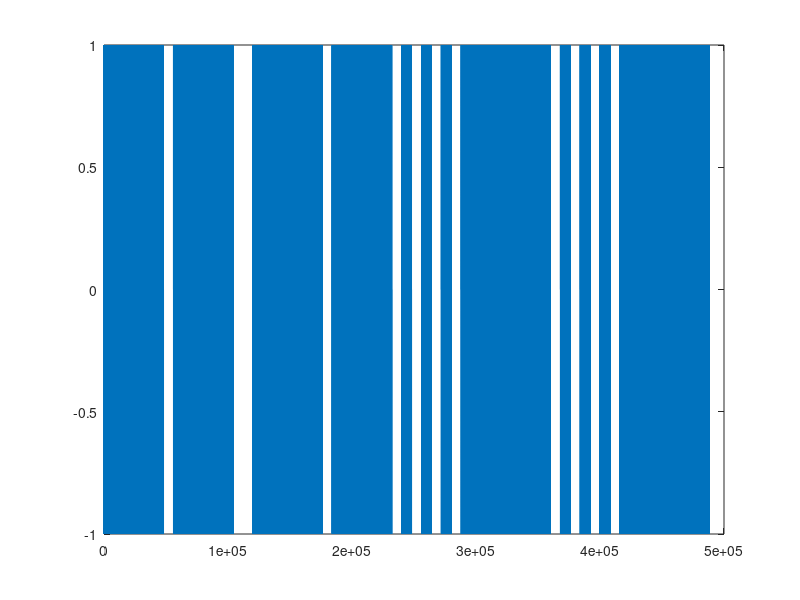

This figure's MATLAB source:
clear all
Fs=16000;
t=0:1/Fs:0.5;
c=sin(2*pi*262*t);
d=sin(2*pi*294*t);
e=sin(2*pi*330*t);
f=sin(2*pi*249*t);
g=sin(2*pi*392*t);
a=sin(2*pi*440*t);
b=sin(2*pi*494*t);
c1=sin(2*pi*523*t);
nol=[zeros(size(t))];
nada1=[c,e,c,e,f,g,nol,b,c1,b,c1,b,g,nol,nol];
nada2=[c,e,c,e,f,g,g,nol,b,c1,b,c1,b,g,nol];
nada3=[c,nol,e,nol,g,nol,f,f,g,f,e,c,f,e,c,nol];
nada4=[c,nol,e,nol,g,nol,f,f,g,f,e,c,f,e,c];
lagu=[nada1,nada2,nada3,nada4];
%sound(lagu,Fs)
plot(lagu)
